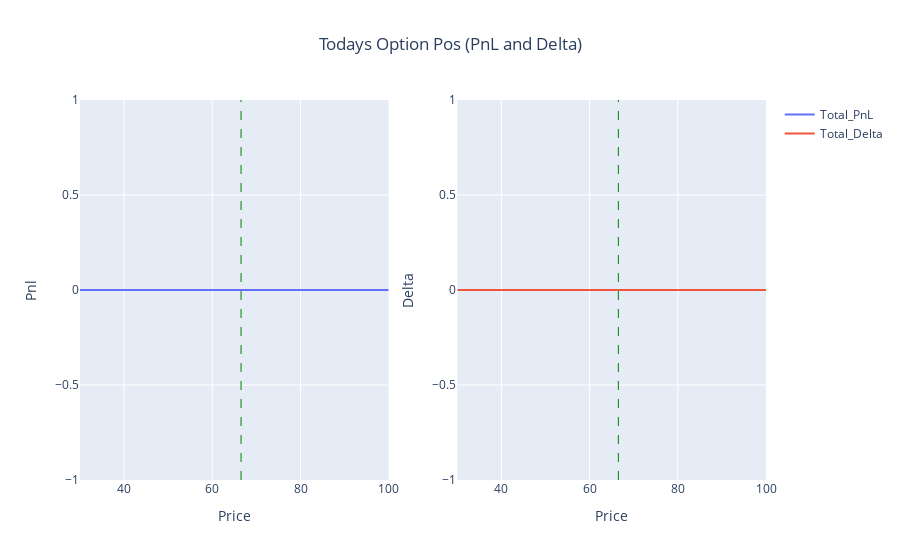

Notebook cell for this chart:
### Markdown cell above
Post Sep Expiry, End of Year (to see theta impact)

### Code cell
pnl_delta_plot(end_of_year)

### Figure 1 — Plotly figure (JSON) as saved in the notebook; plotly's stock layout.template omitted (floating-point values rounded to 4 significant figures)
{"data": [{"mode": "lines", "name": "Total_PnL", "type": "scatter", "x": [30, 31, 32, 33, 34, 35, 36, 37, 38, 39, 40, 41, 42, 43, 44, 45, 46, 47, 48, 49, 50, 51, 52, 53, 54, 55, 56, 57, 58, 59, 60, 61, 62, 63, 64, 65, 66, 67, 68, 69, 70, 71, 72, 73, 74, 75, 76, 77, 78, 79, 80, 81, 82, 83, 84, 85, 86, 87, 88, 89, 90, 91, 92, 93, 94, 95, 96, 97, 98, 99, 100], "xaxis": "x", "y": [0, 0, 0, 0, 0, 0, 0, 0, 0, 0, 0, 0, 0, 0, 0, 0, 0, 0, 0, 0, 0, 0, 0, 0, 0, 0, 0, 0, 0, 0, 0, 0, 0, 0, 0, 0, 0, 0, 0, 0, 0, 0, 0, 0, 0, 0, 0, 0, 0, 0, 0, 0, 0, 0, 0, 0, 0, 0, 0, 0, 0, 0, 0, 0, 0, 0, 0, 0, 0, 0, 0], "yaxis": "y"}, {"mode": "lines", "name": "Total_Delta", "type": "scatter", "x": [30, 31, 32, 33, 34, 35, 36, 37, 38, 39, 40, 41, 42, 43, 44, 45, 46, 47, 48, 49, 50, 51, 52, 53, 54, 55, 56, 57, 58, 59, 60, 61, 62, 63, 64, 65, 66, 67, 68, 69, 70, 71, 72, 73, 74, 75, 76, 77, 78, 79, 80, 81, 82, 83, 84, 85, 86, 87, 88, 89, 90, 91, 92, 93, 94, 95, 96, 97, 98, 99, 100], "xaxis": "x2", "y": [0, 0, 0, 0, 0, 0, 0, 0, 0, 0, 0, 0, 0, 0, 0, 0, 0, 0, 0, 0, 0, 0, 0, 0, 0, 0, 0, 0, 0, 0, 0, 0, 0, 0, 0, 0, 0, 0, 0, 0, 0, 0, 0, 0, 0, 0, 0, 0, 0, 0, 0, 0, 0, 0, 0, 0, 0, 0, 0, 0, 0, 0, 0, 0, 0, 0, 0, 0, 0, 0, 0], "yaxis": "y2"}], "layout": {"barmode": "stack", "shapes": [{"line": {"color": "green", "dash": "dash", "width": 1}, "type": "line", "x0": 66.52, "x1": 66.52, "xref": "x", "y0": 0, "y1": 1, "yref": "y domain"}, {"line": {"color": "green", "dash": "dash", "width": 1}, "type": "line", "x0": 66.52, "x1": 66.52, "xref": "x2", "y0": 0, "y1": 1, "yref": "y2 domain"}], "title": {"text": "Todays Option Pos (PnL and Delta)", "x": 0.5, "xanchor": "center"}, "xaxis": {"anchor": "y", "domain": [0, 0.45], "title": {"text": "Price"}}, "xaxis2": {"anchor": "y2", "domain": [0.55, 1], "title": {"text": "Price"}}, "yaxis": {"anchor": "x", "domain": [0, 1], "title": {"text": "Pnl"}}, "yaxis2": {"anchor": "x2", "domain": [0, 1], "title": {"text": "Delta"}}}}
